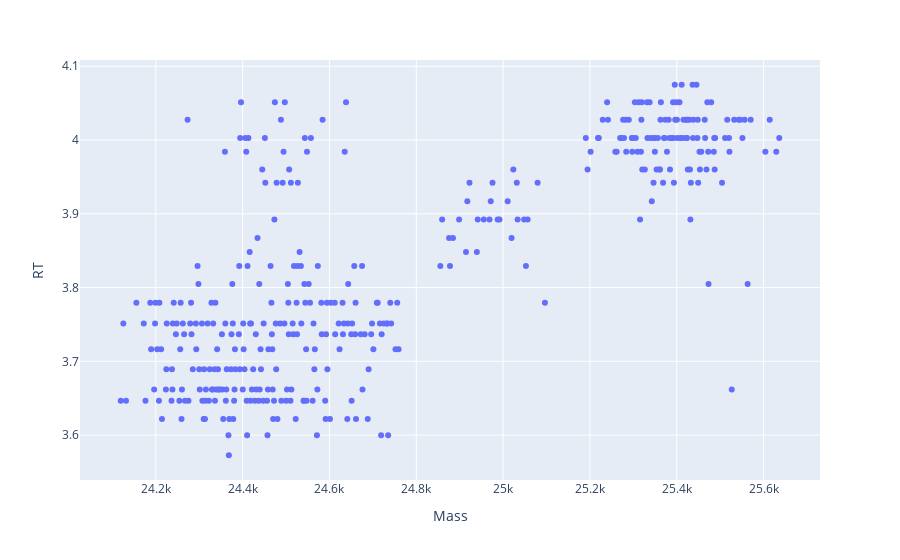
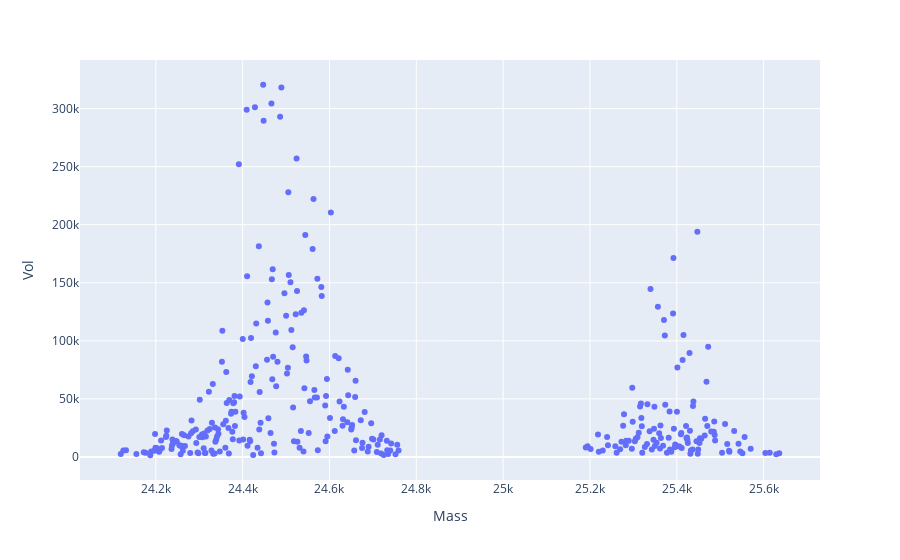

The cell these charts' notebook holds for them, in order:
### Code cell
plotly_zone(df11_25k, y='RT')
# plotly_zone(df12_25k, y='RT')

# plotly_zone(df11_25k_ll, y='Vol')
# plotly_zone(df11_25k_ur, y='Vol')
df11_25k_selected = pd.concat([df11_25k_ll, df11_25k_ur])
plotly_zone(df11_25k_selected, y='Vol')
df11_25k_ll.Vol.sum(), df11_25k_ur.Vol.sum()

### Figure 1 — Plotly figure (JSON) as saved in the notebook; plotly's stock layout.template omitted (floating-point values rounded to 4 significant figures; data arrays with more than 128 entries replaced by an {"elided": "..."} marker saying what was removed)
{"data": [{"hovertemplate": "Mass=%{x}<br>RT=%{y}<extra></extra>", "legendgroup": "", "marker": {"color": "#636efa", "symbol": "circle"}, "mode": "markers", "name": "", "orientation": "v", "showlegend": false, "type": "scatter", "x": {"elided": "379 float values"}, "xaxis": "x", "y": {"elided": "379 float values"}, "yaxis": "y"}], "layout": {"legend": {"tracegroupgap": 0}, "margin": {"t": 60}, "xaxis": {"anchor": "y", "domain": [0, 1], "title": {"text": "Mass"}}, "yaxis": {"anchor": "x", "domain": [0, 1], "title": {"text": "RT"}}}}

### Figure 2 — Plotly figure (JSON) as saved in the notebook; plotly's stock layout.template omitted (floating-point values rounded to 4 significant figures; data arrays with more than 128 entries replaced by an {"elided": "..."} marker saying what was removed)
{"data": [{"hovertemplate": "Mass=%{x}<br>Vol=%{y}<extra></extra>", "legendgroup": "", "marker": {"color": "#636efa", "symbol": "circle"}, "mode": "markers", "name": "", "orientation": "v", "showlegend": false, "type": "scatter", "x": {"elided": "324 float values"}, "xaxis": "x", "y": {"elided": "324 float values"}, "yaxis": "y"}], "layout": {"legend": {"tracegroupgap": 0}, "margin": {"t": 60}, "xaxis": {"anchor": "y", "domain": [0, 1], "title": {"text": "Mass"}}, "yaxis": {"anchor": "x", "domain": [0, 1], "title": {"text": "Vol"}}}}
